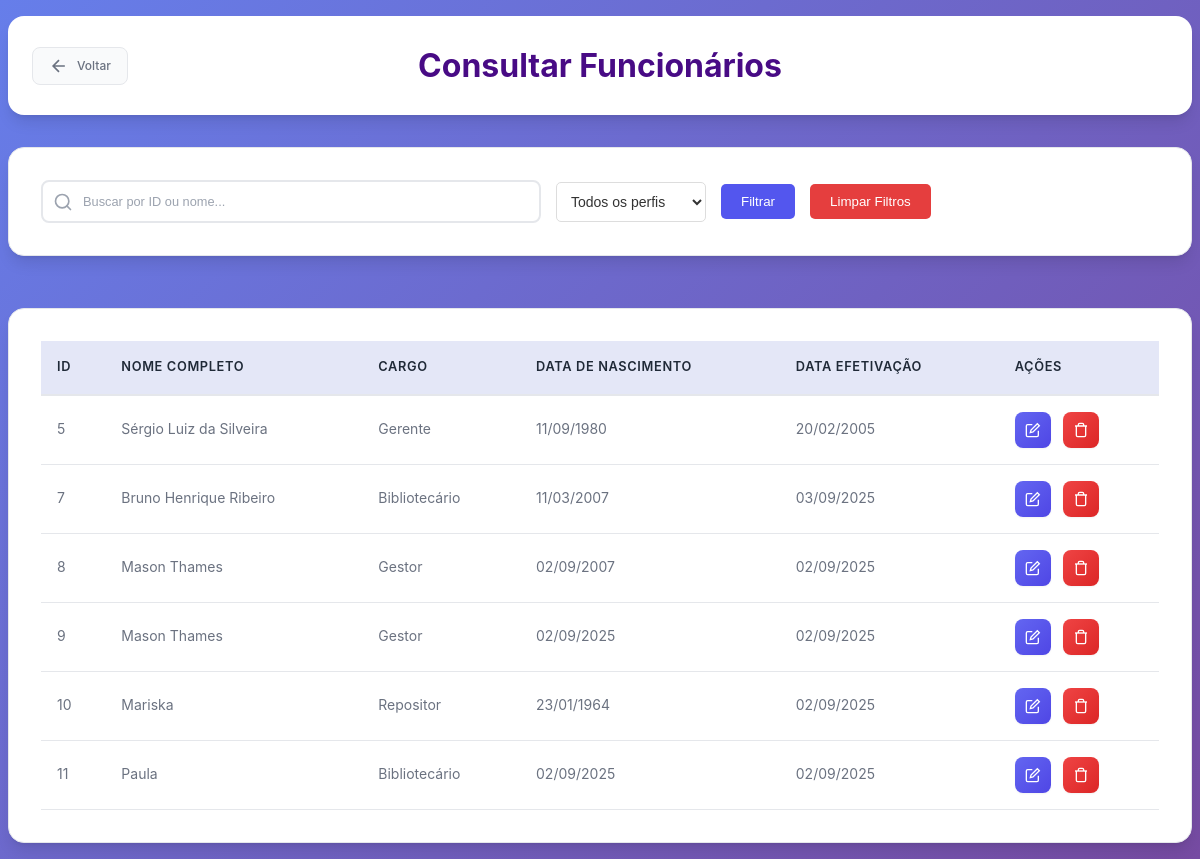
Page /subtelas/consultar_funcionario.php (signed in) on the earlier database version.
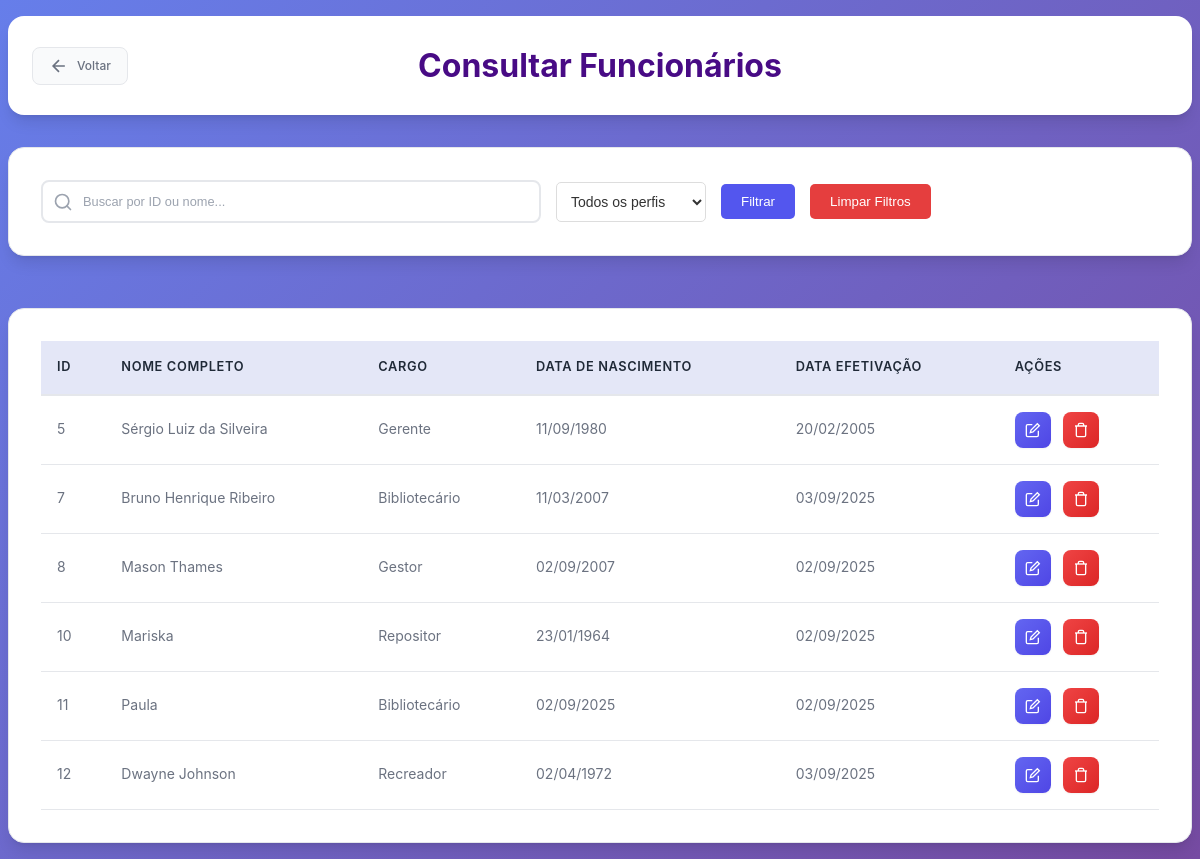
Same page on the later database version.
### tables this page shows
CREATE TABLE `funcionario` (
  `Cod_Funcionario` int(11) NOT NULL,
  `Cod_Perfil` int(11) DEFAULT NULL,
  `Nome` varchar(50) NOT NULL,
  `CPF` varchar(15) NOT NULL,
  `Email` varchar(255) NOT NULL,
  `Sexo` varchar(10) NOT NULL,
  `Telefone` varchar(20) NOT NULL,
  `Data_Nascimento` date NOT NULL,
  `Data_Efetivacao` date NOT NULL,
  `CEP` varchar(20) NOT NULL,
  `UF` char(2) NOT NULL,
  `Cidade` varchar(30) NOT NULL,
  `Bairro` varchar(30) NOT NULL,
  `Rua` varchar(40) NOT NULL,
  `Num_Residencia` int(11) NOT NULL,
  `Usuario` varchar(20) NOT NULL,
  `Senha` varchar(20) NOT NULL,
  `Foto` longblob NOT NULL
);

CREATE TABLE `perfil_funcionario` (
  `Cod_Perfil` int(11) NOT NULL,
  `Nome_Perfil` varchar(255) DEFAULT NULL
);

### subtelas/consultar_funcionario.php (the view, shortened to what this page needs)
<?php
  require_once '../conexao.php';
    switch ($_SESSION['perfil']) {
        case 1:
            $linkVoltar = "../gerente.php";
            break;
    }
  $funcionarios = [];
  try {
      if ($_SERVER["REQUEST_METHOD"] == "POST") {
          $busca = isset($_POST['busca']) ? trim($_POST['busca']) : '';
          $filtro_perfil = isset($_POST['filtro_perfil']) ? $_POST['filtro_perfil'] : '';
          $sql = "SELECT f.Cod_Funcionario, f.Nome, f.CPF, f.Email, f.Sexo, f.Telefone, f.Data_Nascimento, f.Data_Efetivacao, f.CEP, f.UF, f.Cidade, f.Bairro, f.Rua, f.Num_Residencia, f.Foto, pf.Nome_Perfil
                    FROM funcionario f
                    LEFT JOIN perfil_funcionario pf ON f.Cod_Perfil = pf.Cod_Perfil
                    WHERE 1=1";
          $params = [];
          if (!empty($filtro_perfil)) {
              $sql .= " AND f.Cod_Perfil = :filtro_perfil";
              $params[':filtro_perfil'] = $filtro_perfil;
          }
          if (!empty($busca)) {
              if (is_numeric($busca)) {
                  $sql .= " AND f.Cod_Funcionario = :busca";
                  $params[':busca'] = $busca;
              } else {
                  $sql .= " AND f.Nome LIKE :busca_nome";
                  $params[':busca_nome'] = "$busca%";
              }
          }
          $sql .= " ORDER BY f.Cod_Funcionario ASC";
          $stmt = $pdo->prepare($sql);
          foreach ($params as $key => $value) {
              if (is_numeric($value)) {
                  $stmt->bindValue($key, $value, PDO::PARAM_INT);
              } else {
                  $stmt->bindValue($key, $value, PDO::PARAM_STR);
              }
          }
      } else {
          $sql = "SELECT f.Cod_Funcionario, f.Nome, f.CPF, f.Email, f.Sexo, f.Telefone, f.Data_Nascimento, f.Data_Efetivacao, f.CEP, f.UF, f.Cidade, f.Bairro, f.Rua, f.Num_Residencia, f.Foto, pf.Nome_Perfil
                    FROM funcionario f
                    LEFT JOIN perfil_funcionario pf ON f.Cod_Perfil = pf.Cod_Perfil
                    ORDER BY f.Cod_Funcionario ASC";
          $stmt = $pdo->prepare($sql);
      }
      $stmt->execute();
      $funcionarios = $stmt->fetchAll(PDO::FETCH_ASSOC);
  } catch (PDOException $e) {
      $erro = "Erro na consulta: " . $e->getMessage();
      $funcionarios = [];
  }
?>
<!DOCTYPE html>
<html lang="pt-br">
<head>
  <link rel="stylesheet" type="text/css" href="subtelas_css/consultas.css" />
  <link rel="stylesheet" type="text/css" href="subtelas_css/sidebar.css">
</head>
<body>
    <div class="page-wrapper">
      <header>
        <a href="<?= $linkVoltar ?>" class="btn-voltar">
                    <svg width="20" height="20" viewBox="0 0 24 24" fill="none" stroke="currentColor" stroke-width="2">
                        <path d="M19 12H5M12 19l-7-7 7-7"/>
                    </svg>
                    Voltar
                </a>
      <h1>Consultar Funcionários</h1>
  </header>
  <form method="POST" action="consultar_funcionario.php">
      <div class="filtro-container">
        <div id="search-container">
          <div class="input-wrapper">
            <input type="text" id="search-input" name="busca" placeholder="Buscar por ID ou nome..." value="<?= htmlspecialchars(isset($_POST['busca']) ? $_POST['busca'] : '') ?>">
          </div>
          <select name="filtro_perfil" class="filtro-select">
            <option value="">Todos os perfis</option>
          </select>
          <button type="submit" class="btn-filtrar">Filtrar</button>
          <button type="button" class="btn-limpar" onclick="limparFiltros()">Limpar Filtros</button>
        </div>
      </div>
    </form>
  <nav>
    <table id="funcionarios-table">
        <tr>
          <th>ID</th>
          <th>NOME COMPLETO</th>
          <th>CARGO</th>
          <th>DATA DE NASCIMENTO</th>
          <th>DATA EFETIVAÇÃO</th>
          <th>AÇÕES</th>
        </tr>
        <?php if (count($funcionarios) > 0): ?>
          <?php foreach ($funcionarios as $f): ?>
            <tr>
              <td><?= htmlspecialchars($f['Cod_Funcionario']) ?></td>
              <td class="nome-clicavel" data-funcionario-id="<?= $f['Cod_Funcionario'] ?>"><?= htmlspecialchars($f['Nome']) ?></td>
              <td><?= htmlspecialchars($f['Nome_Perfil']) ?></td>
              <td><?= date("d/m/Y", strtotime($f['Data_Nascimento'])) ?></td>
              <td><?= date("d/m/Y", strtotime($f['Data_Efetivacao'])) ?></td>
              <td>
                    <a href="alterar_funcionario.php?id=<?= $f['Cod_Funcionario'] ?>" class="btn-action btn-edit" title="Alterar">
                      <svg width="16" height="16" viewBox="0 0 24 24" fill="none" stroke="currentColor" stroke-width="2">
                        <path d="M11 4H4a2 2 0 0 0-2 2v14a2 2 0 0 0 2 2h14a2 2 0 0 0 2-2v-7"/>
                        <path d="m18.5 2.5 3 3L12 15l-4 1 1-4 9.5-9.5z"/>
                      </svg>
                    </a>
                    <a href="excluir_funcionario.php?id=<?= $f['Cod_Funcionario'] ?>" class="btn-action btn-delete" title="Excluir">
                      <svg width="16" height="16" viewBox="0 0 24 24" fill="none" stroke="currentColor" stroke-width="2">
                        <path d="M3 6h18"/>
                        <path d="M19 6v14c0 1-1 2-2 2H7c-1 0-2-1-2-2V6"/>
                        <path d="M8 6V4c0-1 1-2 2-2h4c1 0 2 1 2 2v2"/>
                      </svg>
                    </a>
                  </td>
            </tr>
          <?php endforeach; ?>
        <?php else: ?>
            <tr><td colspan="6">Nenhum funcionário encontrado</td></tr>
        <?php endif; ?>
    </table>
  </nav>
    </div>
</body>
</html>

### subtelas/subtelas_css/sidebar.css (style rules this page uses)
.page-wrapper { transition: margin-left 0.3s ease; }

### subtelas/consultar_funcionario.php (style rules this page uses)
a { text-decoration: none; }
.nome-clicavel { cursor: pointer; color: #667eea; text-decoration: none; }
.filtro-container { display: flex; gap: 15px; align-items: center; margin-bottom: 20px; flex-wrap: wrap; }
#search-container { display: flex; align-items: center; gap: 15px; flex: 1; min-width: 300px; }
.input-wrapper { flex: 1; position: relative; }
.filtro-select { padding: 10px; border: 1px solid #ddd; border-radius: 5px; background: white; min-width: 150px; font-size: 14px; color: #333; cursor: pointer; transition: border-color 0.3s; }
.btn-filtrar { padding: 10px 20px; background:rgb(83, 86, 238); color: white; border: none; border-radius: 5px; cursor: pointer; transition: background 0.3s; font-weight: 500; }
.btn-limpar { padding: 10px 20px; background: #e53e3e; color: white; border: none; border-radius: 5px; cursor: pointer; transition: background 0.3s; font-weight: 500; }

Differences in the rows shown:
removed funcionario: Cod_Funcionario "9", Nome "Mason Thames", Cod_Perfil.Nome_Perfil "Gestor", Data_Nascimento "02/09/2025", Data_Efetivacao "02/09/2025"
added funcionario: Cod_Funcionario "12", Nome "Dwayne Johnson", Cod_Perfil.Nome_Perfil "Recreador", Data_Nascimento "02/04/1972", Data_Efetivacao "03/09/2025"
